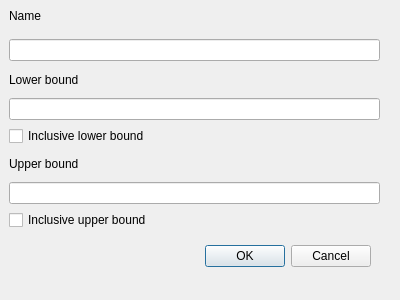
<?xml version="1.0" encoding="UTF-8"?>
<ui version="4.0">
 <class>MeasurementBoundDialog</class>
 <widget class="QDialog" name="MeasurementBoundDialog">
  <property name="geometry">
   <rect>
    <x>0</x>
    <y>0</y>
    <width>400</width>
    <height>300</height>
   </rect>
  </property>
  <property name="windowTitle">
   <string>Dialog</string>
  </property>
  <widget class="QDialogButtonBox" name="buttonBox">
   <property name="geometry">
    <rect>
     <x>30</x>
     <y>240</y>
     <width>341</width>
     <height>32</height>
    </rect>
   </property>
   <property name="orientation">
    <enum>Qt::Horizontal</enum>
   </property>
   <property name="standardButtons">
    <set>QDialogButtonBox::Cancel|QDialogButtonBox::Ok</set>
   </property>
  </widget>
  <widget class="QWidget" name="verticalLayoutWidget">
   <property name="geometry">
    <rect>
     <x>9</x>
     <y>9</y>
     <width>371</width>
     <height>221</height>
    </rect>
   </property>
   <layout class="QVBoxLayout" name="verticalLayout">
    <item alignment="Qt::AlignTop">
     <widget class="QLabel" name="name_label">
      <property name="text">
       <string>Name</string>
      </property>
     </widget>
    </item>
    <item>
     <widget class="QLineEdit" name="name"/>
    </item>
    <item>
     <widget class="QLabel" name="lower_bound_label">
      <property name="text">
       <string>Lower bound</string>
      </property>
     </widget>
    </item>
    <item>
     <widget class="QLineEdit" name="lower_bound"/>
    </item>
    <item>
     <widget class="QCheckBox" name="inclusive_lb">
      <property name="text">
       <string>Inclusive lower bound</string>
      </property>
     </widget>
    </item>
    <item>
     <widget class="QLabel" name="upper_bound_label">
      <property name="text">
       <string>Upper bound</string>
      </property>
     </widget>
    </item>
    <item>
     <widget class="QLineEdit" name="upper_bound"/>
    </item>
    <item>
     <widget class="QCheckBox" name="inclusive_ub">
      <property name="text">
       <string>Inclusive upper bound</string>
      </property>
     </widget>
    </item>
   </layout>
  </widget>
 </widget>
 <tabstops>
  <tabstop>name</tabstop>
  <tabstop>lower_bound</tabstop>
  <tabstop>inclusive_lb</tabstop>
  <tabstop>upper_bound</tabstop>
  <tabstop>inclusive_ub</tabstop>
  <tabstop>buttonBox</tabstop>
 </tabstops>
 <resources/>
 <connections>
  <connection>
   <sender>buttonBox</sender>
   <signal>accepted()</signal>
   <receiver>MeasurementBoundDialog</receiver>
   <slot>accept()</slot>
   <hints>
    <hint type="sourcelabel">
     <x>248</x>
     <y>254</y>
    </hint>
    <hint type="destinationlabel">
     <x>157</x>
     <y>274</y>
    </hint>
   </hints>
  </connection>
  <connection>
   <sender>buttonBox</sender>
   <signal>rejected()</signal>
   <receiver>MeasurementBoundDialog</receiver>
   <slot>reject()</slot>
   <hints>
    <hint type="sourcelabel">
     <x>316</x>
     <y>260</y>
    </hint>
    <hint type="destinationlabel">
     <x>286</x>
     <y>274</y>
    </hint>
   </hints>
  </connection>
 </connections>
</ui>
